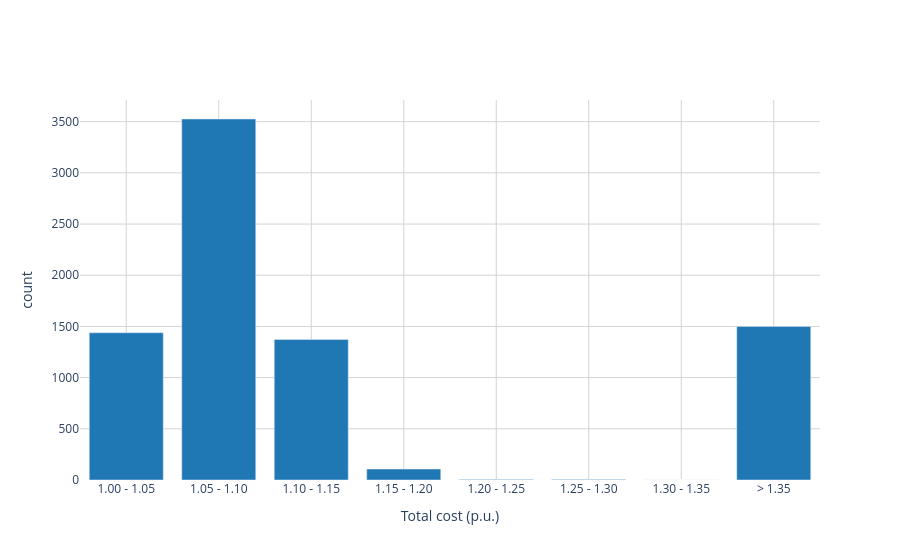

Notebook cell for this chart:
### Code cell
def plot_bar_with_outliers(series, name, end):
    start = int(series.min())
    size = 1

    # Making a histogram
    largest_value = series.max()
    if largest_value > end:
        hist = np.histogram(series, bins=np.concatenate([np.arange(start, end, 0.05), np.array([largest_value])], axis=None))
    else:
        hist = np.histogram(series, bins=np.concatenate([np.arange(start, end, 0.05), np.array([end])], axis=None))

    # Adding labels to the chart
    labels = []
    for i, j in zip(hist[1][0::1], hist[1][1::1]):
        if j <= end:
            labels.append('{:.2f} - {:.2f}'.format(i, j))
        else:
            labels.append('> {:.2f}'.format(i))

    # Plotting the graph
    data = [go.Bar(x=labels,
                   y=hist[0])]

    layout = go.Layout(
        xaxis = dict(
          title = name,
          gridcolor='lightgrey'),
        yaxis = dict(
          title = 'count',
          gridcolor='lightgrey'), 
        paper_bgcolor='rgba(0,0,0,0)',
        plot_bgcolor='rgba(0,0,0,0)'
    )
    fig = go.Figure(data=data, layout=layout)
    fig.update_traces(marker_color='#1F77B4')
    fig.show()

    #iplot(fig, filename='basic histogram')


plot_bar_with_outliers(df['Total cost'], 'Total cost (p.u.)', end=1.4)

### Figure 1 — Plotly figure (JSON) as saved in the notebook; plotly's stock layout.template omitted (floating-point values rounded to 4 significant figures)
{"data": [{"marker": {"color": "#1F77B4"}, "type": "bar", "x": ["1.00 - 1.05", "1.05 - 1.10", "1.10 - 1.15", "1.15 - 1.20", "1.20 - 1.25", "1.25 - 1.30", "1.30 - 1.35", "> 1.35"], "y": [1438, 3526, 1372, 107, 4, 6, 0, 1500]}], "layout": {"autosize": true, "paper_bgcolor": "rgba(0, 0, 0, 0)", "plot_bgcolor": "rgba(0, 0, 0, 0)", "xaxis": {"autorange": true, "gridcolor": "lightgrey", "range": [-0.5, 7.5], "title": {"text": "Total cost (p.u.)"}, "type": "category"}, "yaxis": {"autorange": true, "gridcolor": "lightgrey", "range": [0, 3712.0], "title": {"text": "count"}, "type": "linear"}}}
